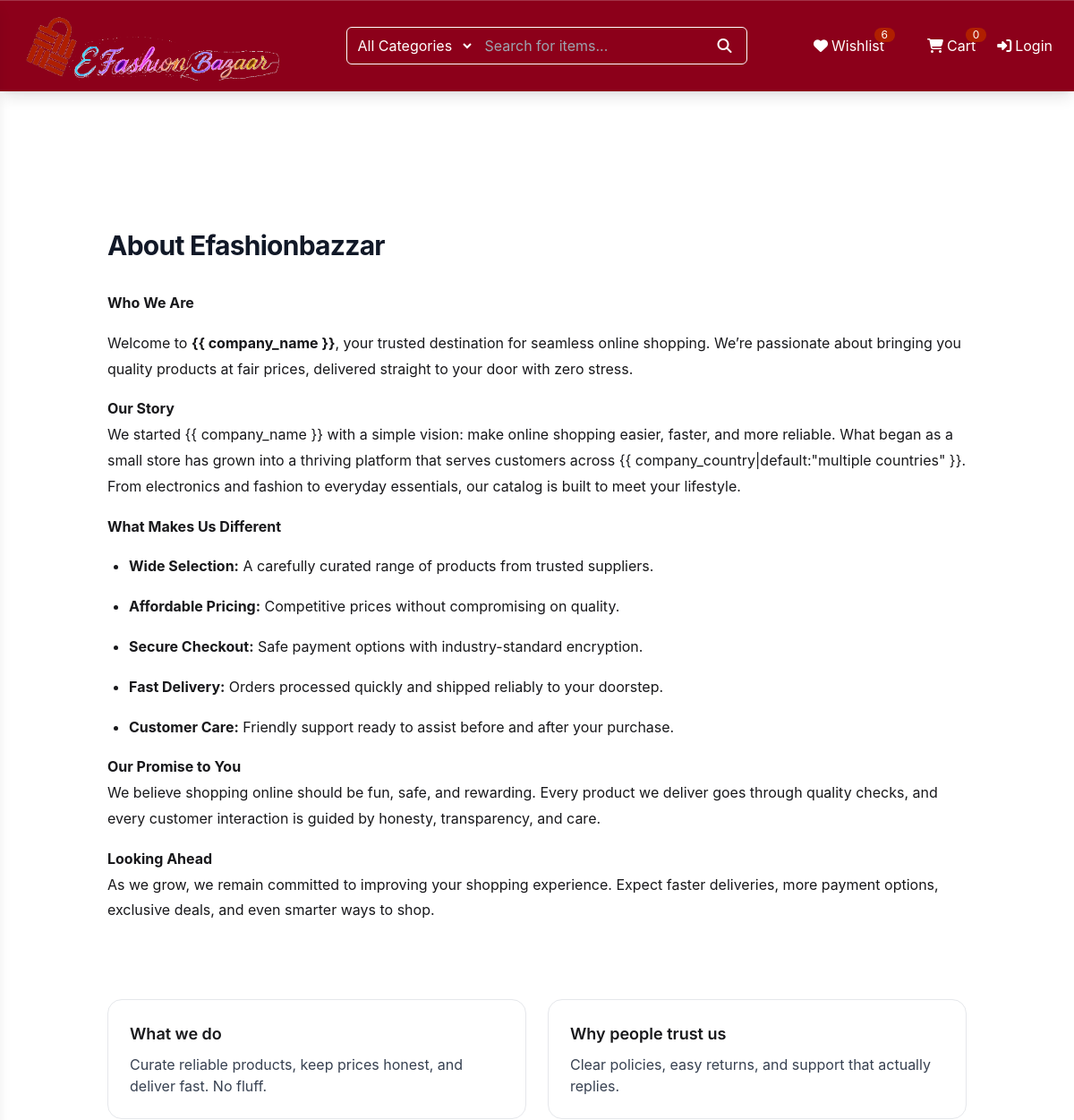
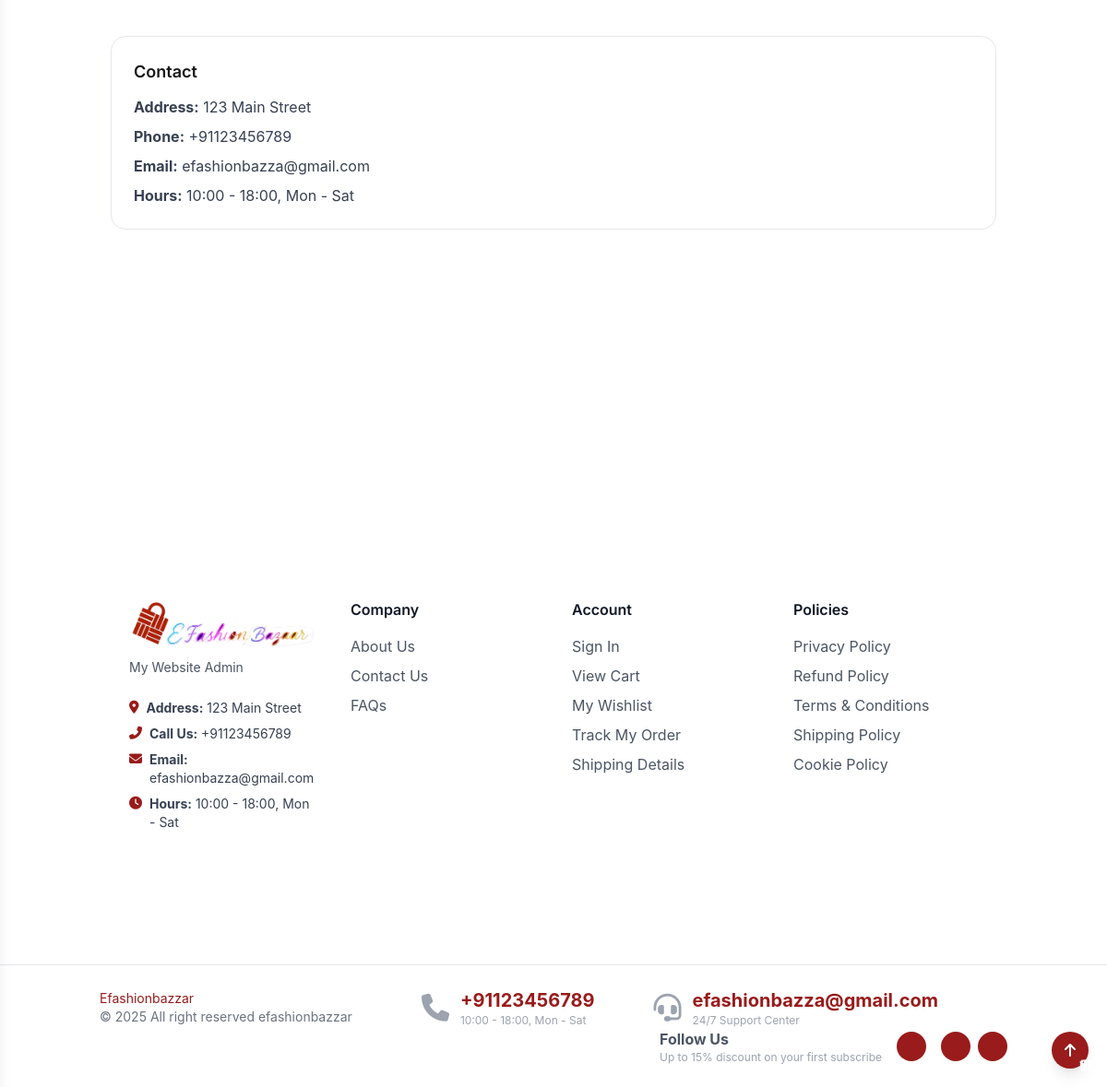
Page /pages/about/ on the earlier database version (2 pictures, top to bottom).
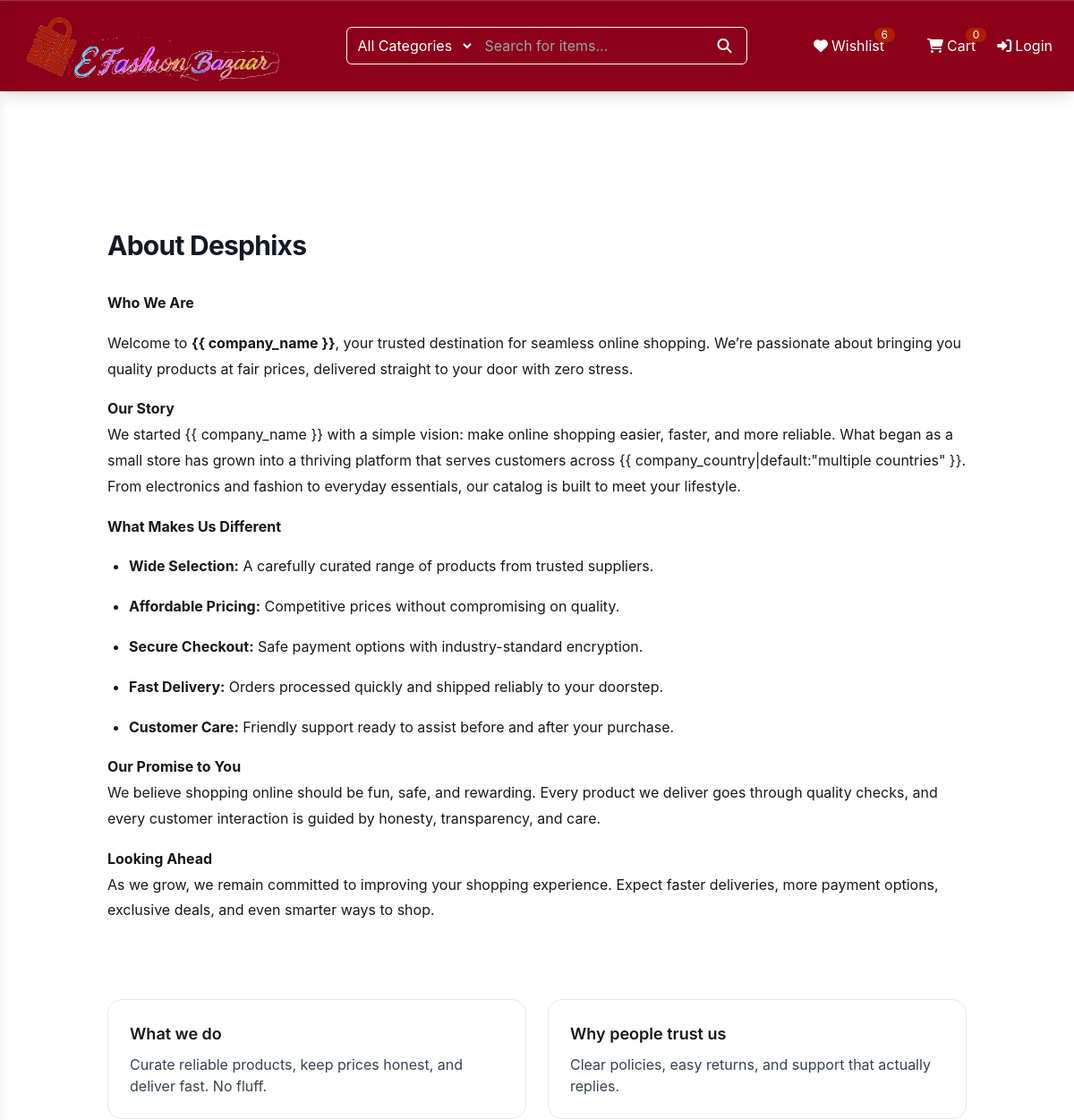
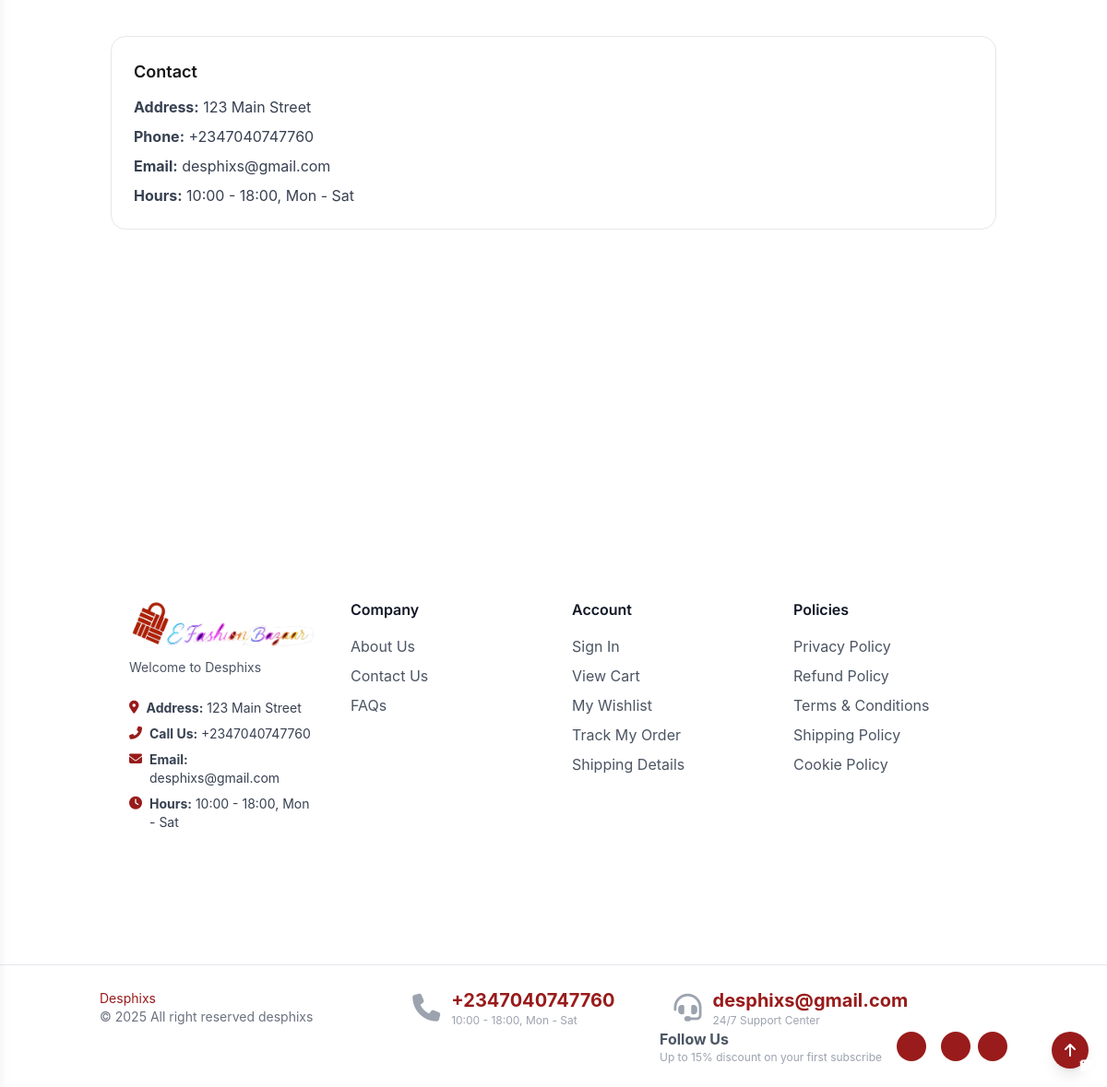
Same page on the later database version (2 pictures, top to bottom).
### addon/models.py (models this page shows, shortened)
class SiteConfiguration(models.Model):
    site_name = models.CharField(max_length=255, default="My Website")
    site_header = models.CharField(max_length=255, default="My Website Admin")
    site_brand = models.CharField(max_length=255, default="My Website Brand")
    site_logo = models.ImageField(upload_to="branding/", null=True, blank=True)
    login_logo = models.ImageField(upload_to="branding/", null=True, blank=True)
    favicon = models.ImageField(upload_to="branding/", null=True, blank=True)
    welcome_text = models.CharField(max_length=255, default="Welcome to My Website")
    footer_text = models.CharField(max_length=255, default="© 2025 My Website")
    address = models.CharField(max_length=255, blank=True, null=True, help_text="Company address shown in footer/contact")
    phone = models.CharField(max_length=50, blank=True, null=True, help_text="Primary phone number")
    email = models.EmailField(blank=True, null=True, help_text="Support or sales email")
    working_hours = models.CharField(max_length=100, blank=True, null=True, help_text="e.g. 10:00 - 18:00, Mon - Sat")
    singleton = models.BooleanField(default=True, editable=False)
    currency_abbr = models.CharField(max_length=255, blank=True, null=True, default="$", help_text="$")
    currency_symbol = models.CharField(max_length=255, blank=True, null=True, default="USD", help_text="USD")
    class Meta:
        verbose_name = "Site Configuration"
        verbose_name_plural = "Site Configuration"
    @classmethod
    def get_solo(cls):
        obj, created = cls.objects.get_or_create(pk=1)
        return obj

class Page(models.Model):
    class Key(models.TextChoices):
        REFUND_POLICY = "refund_policy", _("Refund Policy")
        PRIVACY_POLICY = "privacy_policy", _("Privacy Policy")
        TERMS_AND_CONDITIONS = "terms_and_conditions", _("Terms & Conditions")
        COOKIE_POLICY = "cookie_policy", _("Cookie Policy")
        SHIPPING_POLICY = "shipping_policy", _("Shipping Policy")
        ABOUT = "about", _("About Us")
    key = models.CharField( max_length=64, choices=Key.choices, unique=True, help_text=_("Fixed identifier used by views to fetch this page."),)
    title = models.CharField(max_length=150)
    content = models.TextField(blank=True, help_text=_("HTML or Markdown – your choice."))
    is_published = models.BooleanField(default=True)
    hero_image = models.FileField(upload_to="image", null=True, blank=True)
    created_at = models.DateTimeField(auto_now_add=True)
    updated_at = models.DateTimeField(auto_now=True)
    class Meta:
        verbose_name = _("Page")
        verbose_name_plural = _("Pages")
        ordering = ["key"]

class SocialLink(models.Model):
    platform_name = models.CharField(max_length=100, help_text='e.g. "Twitter", "LinkedIn"')
    icon_class = models.CharField( max_length=100,  help_text="FontAwesome: fab fa-youtube")
    url = models.CharField(null=True, blank=True)

### addon/views.py (the view)
# urls.py: path("about/", views.about, name="about"),
def about(request):
    page = get_object_or_404(Page, key=Page.Key.ABOUT, is_published=True)
    return render(request, "pages/about.html", {"page_title": page.title, "page": page})

### addon/templates/pages/about.html (shortened to what this page needs)
{% extends 'base/base.html' %}
{% load static %}
{% block content %}
<link rel="stylesheet" href="{% static 'assets/css/typography.css' %}">
<main class="mx-auto max-w-5xl px-4 sm:px-6 lg:px-8 py-12 lg:mt-52 mt-14">
  <header class="mb-8">
    <h1 class="text-3xl font-bold tracking-tight text-gray-900">
      About {{ site_config.site_name|default:"Our Store" }}
    </h1>
  </header>
  <section class="mb-10">
    <article id="pageContent" class="prose prose-neutral max-w-none dark:prose-invert">
      {{ page.content|safe }}
    </article>
  </section>
  <section class="grid grid-cols-1 gap-6 sm:grid-cols-2">
    <div class="rounded-2xl border p-6">
      <h2 class="text-lg font-semibold">What we do</h2>
      <p class="mt-2 text-gray-700">
        Curate reliable products, keep prices honest, and deliver fast. No fluff.
      </p>
    </div>
    <div class="rounded-2xl border p-6">
      <h2 class="text-lg font-semibold">Why people trust us</h2>
      <p class="mt-2 text-gray-700">
        Clear policies, easy returns, and support that actually replies.
      </p>
    </div>
  </section>
  <section class="mt-10 rounded-2xl border p-6">
    <h2 class="text-lg font-semibold">Contact</h2>
    <ul class="mt-3 space-y-2 text-gray-700">
      <li><strong>Address:</strong> {{ site_config.address|default:"—" }}</li>
      <li><strong>Phone:</strong> {{ site_config.phone|default:"—" }}</li>
      <li><strong>Email:</strong> {{ site_config.email|default:"—" }}</li>
      <li><strong>Hours:</strong> {{ site_config.working_hours|default:"—" }}</li>
    </ul>
  </section>
</main>
{% endblock content %}

### templates/base/base.html (shortened to what this page needs)
{% load static %}
<!DOCTYPE html>
<html lang="en">
<head>
    <link rel="stylesheet" href="https://cdnjs.cloudflare.com/ajax/libs/font-awesome/6.5.2/css/all.min.css"
 />
    <link rel="stylesheet" href="https://cdnjs.cloudflare.com/ajax/libs/font-awesome/6.5.2/css/all.min.css"
 />
    <link href="https://cdn.jsdelivr.net/npm/remixicon@3.5.0/fonts/remixicon.css" rel="stylesheet" />
    <link rel="stylesheet" href="https://cdn.jsdelivr.net/npm/@glidejs/glide/dist/css/glide.core.min.css">
    <link rel="stylesheet" href="https://cdn.jsdelivr.net/npm/@glidejs/glide/dist/css/glide.theme.min.css">
    <script src="https://cdn.tailwindcss.com"></script>
    <link rel="stylesheet" href="{% static 'assets/css/style.css' %}">
    <link rel="stylesheet" href="{% static 'assets/css/output.css' %}">
        <link href="https://cdn.jsdelivr.net/npm/daisyui@5" rel="stylesheet" type="text/css" />
</head>
<body class=" font-[inter]">
    {% include 'partials/header.html' %}
    {% block content %} {% endblock %}
    {% include 'partials/footer.html' %}
    {% include 'partials/toast.html' %}
    <script src="{% static 'assets/js/tailwind.config.js' %}"></script>
    <script src="{% static 'assets/js/tailwind.css.js' %}"></script>
    <script src="https://cdn.jsdelivr.net/npm/@tailwindcss/browser@4"></script>
</body>
</html>

### templates/partials/preloader.html
{% load static %}

### templates/partials/header.html (shortened to what this page needs)
{% load static %}
<nav id="main-nav" class="fixed top-0 left-0 w-full z-50 text-[{{theme_settings.header_text_color}}]"
    data-homepage="{% if is_homepage %}true{% elif request.path == '/' %}true{% else %}false{% endif %}">
    <div id="main-nav-content"
        class="flex items-center justify-between px-4 md:px-6 py-3 border-t border-white/20 transition-all duration-300">
        <a href="{% url 'store:index' %}">
            <img src="{{site_config.site_logo.url}}" alt="Logo" class="object-contain w-32 md:w-[18rem]">
        </a>
        <div id="search-container" class="hidden md:flex items-center border border-white rounded-md overflow-hidden">
            <select class="bg-transparent px-2 py-2 focus:outline-none">
                <option class="bg-black">All Categories </option>
            </select>
            <input type="text" placeholder="Search for items..."
                class="bg-transparent placeholder-white-light px-3 py-2 w-64 focus:outline-none">
            <button class="px-4">
                <i class="fa fa-search"></i>
            </button>
        </div>
        <div class="flex items-center space-x-4 md:space-x-6">
            <a href="{% url 'customer:wishlist' %}" class="relative flex items-center">
                <i class="fa fa-heart mr-1"></i> <span class="hidden md:inline">Wishlist</span>
                <span class="absolute -top-2 -right-3 bg-[#B01F00] text-xs rounded-full px-2">6</span>
            </a>
            <a href="{% url 'store:cart' %}" class="relative flex items-center">
                <i class="fa fa-shopping-cart mr-1"></i> <span class="hidden md:inline">Cart</span>
                <span class="absolute -top-2 -right-3 bg-[#B01F00] text-xs rounded-full px-2">
                    <span class="cart_item_count">
                        {{cart_item_count|default:"0"}}
                    </span>
                </span>
            </a>
            {% if request.user.is_authenticated %}
                <a href="{% url 'customer:dashboard' %}" class="hidden md:flex items-center">
                    <i class="fa fa-user me-2"></i> Account
                </a>
                <a href="{% url 'userauths:logout' %}" class="hidden md:flex items-center">
                    <i class="fa fa-power-off mr-1"></i>
                </a>
            {% else %}
            <a href="{% url 'userauths:login' %}" class="hidden md:flex items-center">
                <i class="fa fa-sign-in-alt mr-1"></i> Login
            </a>
            {% endif %}
        </div>
    </div>
</nav>

### templates/partials/footer.html
{% load static %}
  <footer class="text-gray-600 lg:mt-52 mt-14">
            <div class="container px-5 py-24 mx-auto">
                <div class="mx-auto max-w-8xl px-4 sm:px-6 lg:px-8 py-12">
                    <div class="grid grid-cols-1 gap-10 md:grid-cols-4">
                    <div>
                        <img src="{{ site_config.site_logo.url }}" alt="Logo" class="w-40 md:w-56 object-contain" />
                        <p class="mt-3 text-sm text-gray-600">{{ site_config.site_header }}</p>
                        <ul class="mt-6 space-y-2 text-sm text-gray-700">
                        <li class="flex items-start gap-2">
                            <i class="fas fa-map-marker-alt text-[#991b1b] mt-0.5"></i>
                            <span><strong>Address:</strong> {{ site_config.address }}</span>
                        </li>
                        <li class="flex items-start gap-2">
                            <i class="fas fa-phone-alt text-[#991b1b] mt-0.5"></i>
                            <span><strong>Call Us:</strong> {{ site_config.phone }}</span>
                        </li>
                        <li class="flex items-start gap-2">
                            <i class="fas fa-envelope text-[#991b1b] mt-0.5"></i>
                            <span><strong>Email:</strong> {{ site_config.email }}</span>
                        </li>
                        <li class="flex items-start gap-2">
                            <i class="fas fa-clock text-[#991b1b] mt-0.5"></i>
                            <span><strong>Hours:</strong> {{ site_config.working_hours }}</span>
                        </li>
                        </ul>
                    </div>
                    <div>
                        <h2 class="text-base font-semibold text-gray-900">Company</h2>
                        <ul class="mt-4 space-y-2">
                        <li>
                            <a href="{% url 'addon:about' %}" class="text-gray-600 hover:text-[#991b1b]">About Us</a>
                        </li>
                        <li>
                            <a href="{% url 'addon:contact' %}" class="text-gray-600 hover:text-[#991b1b]">Contact Us</a>
                        </li>
                        <li>
                            <a href="{% url 'addon:faqs' %}" class="text-gray-600 hover:text-[#991b1b]">FAQs</a>
                        </li>
                        </ul>
                    </div>
                    <div>
                        <h2 class="text-base font-semibold text-gray-900">Account</h2>
                        <ul class="mt-4 space-y-2">
                        {% if request.user.is_authenticated %}
                        <li><a href="{% url 'userauths:logout' %}" class="text-gray-600 hover:text-[#991b1b]">Sign Out</a></li>
                        {% else %}
                        <li><a href="{% url 'userauths:login' %}" class="text-gray-600 hover:text-[#991b1b]">Sign In</a></li>
                        {% endif %}
                        <li><a href="{% url 'store:cart' %}" class="text-gray-600 hover:text-[#991b1b]">View Cart</a></li>
                        <li><a href="{% url 'customer:wishlist' %}" class="text-gray-600 hover:text-[#991b1b]">My Wishlist</a></li>
                        <li><a class="text-gray-600 hover:text-[#991b1b]">Track My Order</a></li>
                        <li><a href="{% url 'addon:shipping_policy' %}" class="text-gray-600 hover:text-[#991b1b]">Shipping Details</a></li>
                        </ul>
                    </div>
                    <div>
                        <h2 class="text-base font-semibold text-gray-900">Policies</h2>
                        <ul class="mt-4 space-y-2">
                        <li><a href="{% url 'addon:privacy_policy' %}" class="text-gray-600 hover:text-[#991b1b]">Privacy Policy</a></li>
                        <li><a href="{% url 'addon:refund_policy' %}" class="text-gray-600 hover:text-[#991b1b]">Refund Policy</a></li>
                        <li><a href="{% url 'addon:terms_and_conditions' %}" class="text-gray-600 hover:text-[#991b1b]">Terms &amp; Conditions</a></li>
                        <li><a href="{% url 'addon:shipping_policy' %}" class="text-gray-600 hover:text-[#991b1b]">Shipping Policy</a></li>
                        <li><a href="{% url 'addon:cookie_policy' %}" class="text-gray-600 hover:text-[#991b1b]">Cookie Policy</a></li>
                        </ul>
                    </div>
                    </div>
                </div>
            </div>
            <div class="border-t border-gray-200">
                <div class="container mx-auto py-6 px-5 flex flex-wrap flex-col sm:flex-row items-center">
                    <p class="text-gray-500 text-sm text-center sm:text-left"><span class="text-[#991b1b]">{{site_config.site_name}}</span>
                        <br>{{ site_config.footer_text }}</p>
                    <div class="flex-grow flex justify-center sm:justify-center my-4 sm:my-0 space-x-8">
                        <div class="flex items-center">
                            <i class="fa-solid fa-phone text-3xl text-gray-400"></i>
                            <div class="ml-3">
                                <p class="text-[#991b1b] font-bold text-xl">{{site_config.phone}}</p>
                                <p class="text-xs text-gray-400">{{site_config.working_hours}}</p>
                            </div>
                        </div>
                        <div class="flex items-center">
                            <i class="fas fa-headset text-3xl text-gray-400"></i>
                            <div class="ml-3">
                                <p class="text-[#991b1b] font-bold text-xl">{{site_config.email}}</p>
                                <p class="text-xs text-gray-400">24/7 Support Center</p>
                            </div>
                        </div>
                    </div>
                    <div class="inline-flex sm:ml-auto sm:mt-0 mt-4 justify-center sm:justify-start items-center">
                        <div>
                            <h3 class="font-bold text-md">Follow Us</h3>
                            <p class="text-xs text-gray-400">Up to 15% discount on your first subscribe</p>
                        </div>
                        <div class="flex ml-4 space-x-2">
                            {% for s in social_links %}
                                    <a href="{{s.url}}"
                                    class="text-white bg-[#991b1b] hover:bg-red-900 w-8 h-8 rounded-full inline-flex items-center justify-center">
                                    <i class="{{s.icon_class}}"></i>
                                </a>
                        {% endfor %}
                        </div>
                    </div>
                </div>
            </div>
            <button
                class="fixed bottom-5 right-5 bg-[#991b1b] hover:bg-red-900 text-white w-10 h-10 rounded-full flex items-center justify-center shadow-lg"
                onclick="window.scrollTo({top: 0, behavior: 'smooth'})">
                <i class="fas fa-arrow-up"></i>
            </button>
        </footer>

### templates/partials/toast.html (shortened to what this page needs)
{% load static %}
<div x-data="toastHandler()" @dispatch-toast.window="addToast($event.detail)"
    class="fixed bottom-3 right-0 p-4 space-y-2">
</div>

Differences in the rows shown:
changed SiteConfiguration "123 Main Street": site_name "Efashionbazzar" → "Desphixs"; phone "+91123456789" → "+2347040747760"; email "efashionbazza@gmail.com" → "desphixs@gmail.com"; site_header "My Website Admin" → "Welcome to Desphixs"; footer_text "© 2025 All right reserved efashionbazzar" → "© 2025 All right reserved desphixs"
